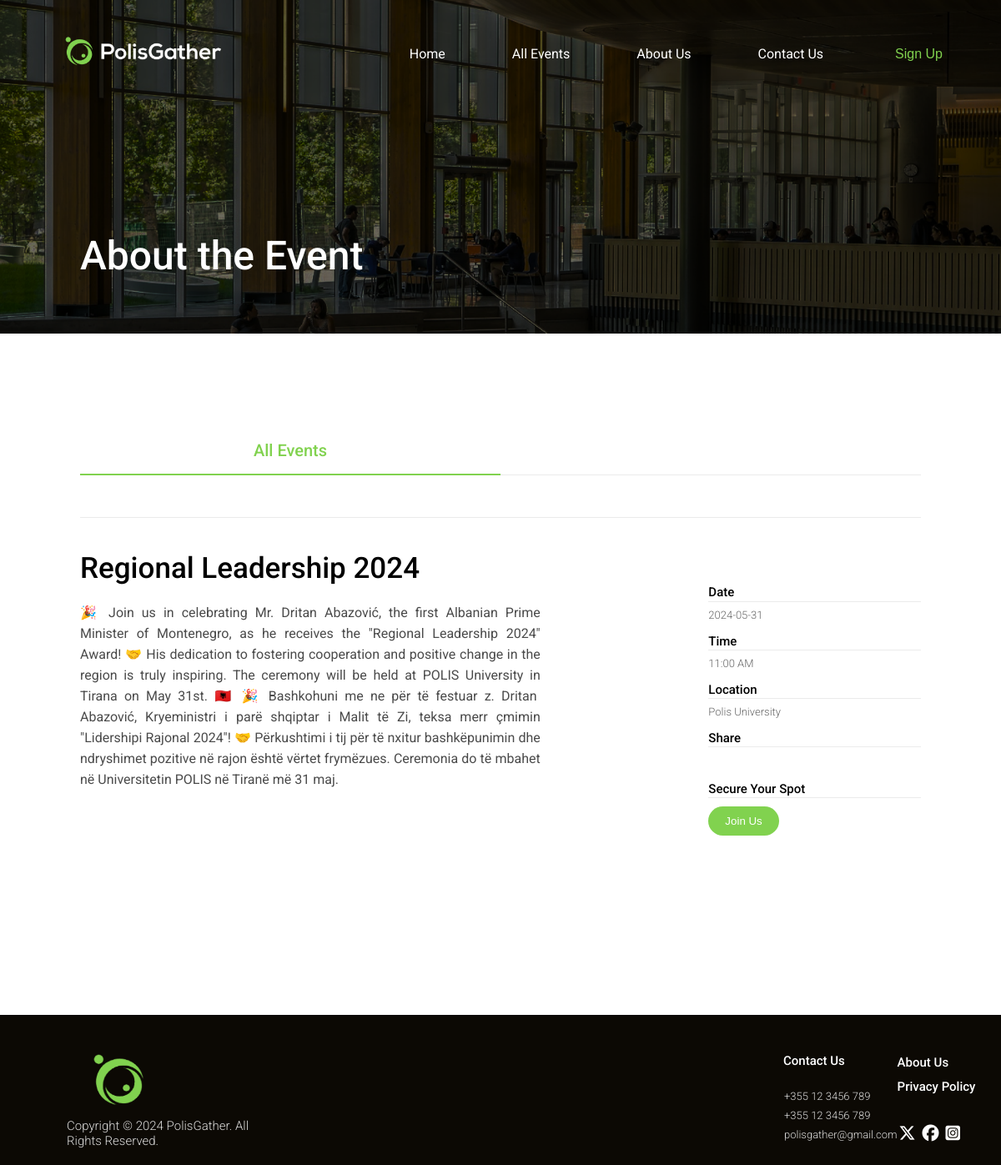
The app's page /polisgather/event-details.php?id=54 with its own data.
### tables this page shows
CREATE TABLE `event_details` (
  `id` int(11) NOT NULL,
  `event_id` int(11) NOT NULL,
  `description` text DEFAULT NULL,
  `location` varchar(255) DEFAULT NULL
);

CREATE TABLE `events` (
  `id` int(11) NOT NULL,
  `title` varchar(255) NOT NULL,
  `date` date NOT NULL,
  `time` varchar(50) DEFAULT NULL,
  `imageUrl` varchar(255) DEFAULT NULL
);

### polisgather/event-details.php (the view, shortened to what this page needs)
<?php
include('header.php');
include_once 'db_connection.php';
?>
<!DOCTYPE html>
<html>
  <head>
    <link rel="stylesheet" href="https://cdnjs.cloudflare.com/ajax/libs/font-awesome/6.5.1/css/all.min.css">
    <link rel="stylesheet" href="styles/general.css">
    <link rel="stylesheet" href="styles/event-details.css">
    <link rel="stylesheet" href="styles/header.css">
    <link rel="stylesheet" href="styles/footer.css">
  </head>
  <body>
    <main class="main-content">
      <div class="lines">
        <div class="all-events-tab">
          <div class="all-events-line-1">
            <p class="all-events-text">All Events</p>
          </div>
          <div class="line-2"></div>
        </div>
        <div class="line-3"></div>
      </div>
      <div class="event-detailed-info" id="eventDetailedInfo">
      <?php
$eventId = isset($_GET["id"]) ? $_GET["id"] : null;
$sql = "SELECT events.title, events.date, events.time, events.imageUrl, event_details.description, event_details.location
        FROM events
        INNER JOIN event_details ON events.id = event_details.event_id
        WHERE events.id = $eventId";
$result = $conn->query($sql);
if ($result->num_rows > 0) {
    $row = $result->fetch_assoc();
    ?>
    <div class="text-information">
        <p class="event-title"><?php echo $row['title']; ?></p>
        <p class="event-description"><?php echo $row['description']; ?></p>
    </div>
    <div class="further-details">
        <div class="details-name">
            <div class="event-detail">
                <p class="event-detail-text">Date</p>
            </div>
            <p class="current-value"><?php echo $row['date']; ?></p>
        </div>
        <div class="details-name">
            <div class="event-detail">
                <p class="event-detail-text">Time</p>
            </div>
            <p class="current-value"><?php echo $row['time']; ?></p>
        </div>
        <div class="details-name">
            <div class="event-detail">
                <p class="event-detail-text">Location</p>
            </div>
            <p class="current-value"><?php echo $row['location']; ?></p>
        </div>
        <div class="details-name">
            <div class="event-detail">
                <p class="event-detail-text">Share</p>
            </div>
            <div class="current-value">
              <i class="iconify" data-icon="pajamas:twitter" onclick="shareOnTwitter('<?php echo addslashes(htmlspecialchars($row['title'])); ?>')"></i>
              <i class="iconify" id="facebook-share" data-icon="fe:facebook" onclick="shareOnFacebook('<?php echo addslashes(htmlspecialchars($row['title'])); ?>')"></i>
              <i class="iconify" data-icon="fa-brands:linkedin" onclick="shareOnLinkedin('<?php echo addslashes(htmlspecialchars($row['title'])); ?>')"></i>
            </div>
        </div>
        <div class="details-name">
            <div class="event-detail">
                <p class="event-detail-text">Secure Your Spot</p>
            </div>
            <button class="join-us-button" id="joinBtn" onclick="openForm()">Join Us</button>
        </div>
      </div>
    </div>
    <?php
} else {
    echo "Event details not found";
}
?>
    </main>
    <footer class="footer" id="footer">
      <div class="footer-container">
        <div class="left-section">
          <img class="footer-logo" src="logo/polisgather233 2.png">
          <p class="copyright-text">Copyright © 2024 PolisGather. All Rights Reserved.</p>
        </div>
        <div class="links-section">
          <div class="middle-section">
            <p class="contact-us-text">Contact Us</p>
            <ul>
              <li>+355 12 3456 789</li>
              <li>+355 12 3456 789</li>
              <li>polisgather@gmail.com</li>
            </ul>
          </div>
          <div class="right-section">
            <li class="au-link"><a href="#">About Us</a></li>
            <li class="pp-link"><a href="#">Privacy Policy</a></li>
            <div class="social-media">
              <a href="#"><i class="fa-brands fa-x-twitter icon"></i></a>
              <a href="#"><i class="fa-brands fa-facebook icon"></i></a>
              <a href="#"><i class="fa-brands fa-square-instagram icon"></i></a>
            </div>
          </div>
        </div>
      </div>
    </footer>
  </body>
</html>

### polisgather/styles/general.css (style rules this page uses)
body { margin: 0; font-family: Roboto, Arial; }
p { margin-top: 0; margin-bottom: 0; }

### polisgather/styles/event-details.css (style rules this page uses)
.main-content { padding: 80px 96px 0; }
.all-events-tab { display: flex; margin-bottom: 50px; }
.all-events-line-1 { width: calc(100% / 2); height: 2.5em; border-bottom: 2px solid rgb(129, 210, 79); text-align: center; }
.all-events-text { font-size: 20px; font-weight: 500; color: rgb(129, 210, 79); }
.line-2 { border-bottom: 1px solid #ebebeb; width: calc(100% / 2); }
.line-3 { border-bottom: 1px solid #ebebeb; width: 100%; margin-bottom: 40px; }
.event-detailed-info { display: flex; flex-wrap: wrap; margin-bottom: 50px; }
.text-information { flex: 1.3; margin-bottom: 20px; }
.event-title { font-size: 35px; font-weight: 500; margin-bottom: 20px; }
.event-description { color: rgb(74,74,74); line-height: 25px; text-align: justify; }
.further-details { flex: 0.6; padding-top: 4%; margin-left: 20%; }
.details-name { margin-bottom: 15px; }
.event-detail { width: 100%; height: 1.2em; border-bottom: 1px solid #ebebeb; }
.event-detail-text { font-size: 15px; font-weight: 500; color: black; }
.join-us-button { margin-top: 10px; padding: 10px 20px; border-radius: 20px; border: none; background-color: rgb(129, 210, 79); color: #fff; cursor: pointer; }
.current-value { color: rgb(102, 102, 102); font-size: 13px; font-weight: 300; padding-top: 8px; }
.iconify { color: rgb(129, 210, 79); font-size: 15px; padding-right: 5px; cursor: pointer; }

### polisgather/styles/header.css (style rules this page uses)
li { list-style: none; }
a { text-decoration: none; font-size: 1rem; color: #fff; }

### polisgather/styles/footer.css (style rules this page uses)
.footer-container { background-color: #0c0904; display: grid; grid-template-columns: repeat(auto-fit, minmax(250px, 1fr)); column-gap: 600px; }
.links-section { display: flex; flex-wrap: wrap; align-items: center; }
.left-section { padding: 40px 0 20px 80px; }
.footer-logo { width: 90px; height: 80px; padding-left: 20px; }
.copyright-text { font-size: 15px; font-weight: 300; color: #fff; opacity: 0.85; }
.middle-section { flex: 0.5; padding-top: 40px; }
.contact-us-text { font-size: 15px; font-weight: 500; padding-left: 39px; padding-bottom: 10px; color: #fff; }
.middle-section ul li { list-style: none; font-size: 13px; font-weight: 300; padding-bottom: 8px; color: #fff; opacity: 0.85; }
.right-section { flex: 0.5; flex-shrink: 0; margin-top: 20px; }
.right-section li { list-style: none; }
.right-section a { text-decoration: none; font-size: 15px; font-weight: 500; color: #fff; }
.au-link { padding-bottom: 10px; }
.pp-link { padding-bottom: 25px; }
.social-media { margin-top: 10px; }
.icon { font-size: 20px; margin: 2px; color: #fff; }

### records on screen
event_details: event.title "Regional Leadership 2024", description "🎉 Join us in celebrating Mr. Dritan Abazović, the first Albanian Prime Minister of Montenegro, as he receives the \"Regional Leadership 2024\" Award! 🤝 His dedication to fostering cooperation and positive change in the region is truly inspiring. The ceremony will be held at POLIS University in Tirana on May 31st. 🇦🇱 🎉 Bashkohuni me ne për të festuar z. Dritan Abazović, Kryeministri i parë shqiptar i Malit të Zi, teksa merr çmimin \"Lidershipi Rajonal 2024\"! 🤝 Përkushtimi i tij për të nxitur bashkëpunimin dhe ndryshimet pozitive në rajon është vërtet frymëzues. Ceremonia do të mbahet në Universitetin POLIS në Tiranë më 31 maj.", event.date "2024-05-31", event.time "11:00 AM", location "Polis University"

### other values on screen
$header_text "About the Event"
